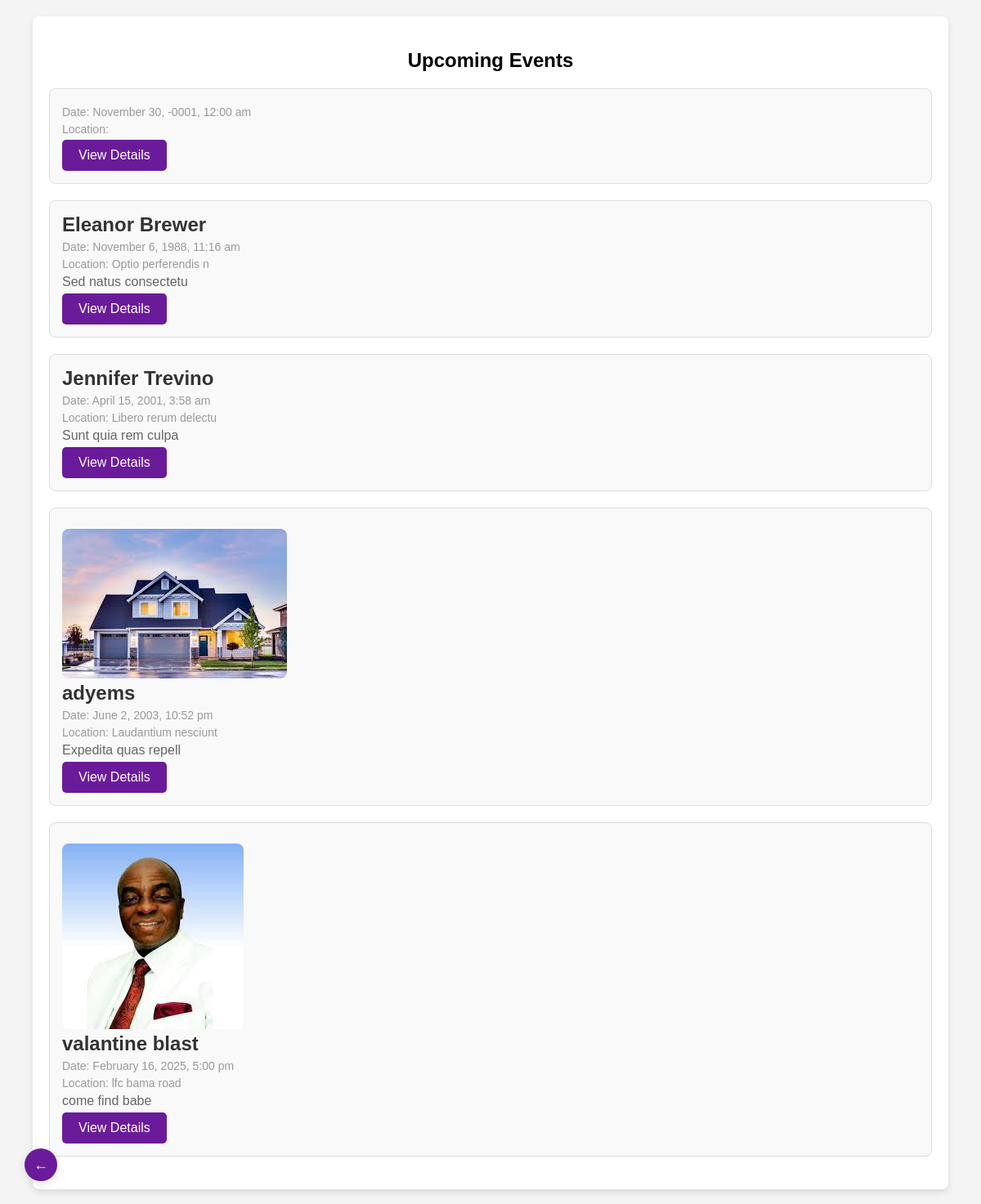
/dashboard/events.php, run on the app's committed database.
### tables this page shows
CREATE TABLE `events` (
  `event_id` int(11) NOT NULL,
  `event_name` varchar(255) NOT NULL,
  `event_description` text NOT NULL,
  `event_date` datetime NOT NULL,
  `event_location` varchar(255) NOT NULL,
  `created_at` timestamp NOT NULL DEFAULT current_timestamp(),
  `updated_at` timestamp NOT NULL DEFAULT current_timestamp() ON UPDATE current_timestamp(),
  `event_image` varchar(255) DEFAULT NULL
);

### dashboard/events.php (the view, shortened to what this page needs)
<?php
$conn = new mysqli('localhost', 'unimaid9_unimaidresources', '#adyems123AD', 'unimaid9_unimaidresources');
$sql_events = "SELECT * FROM events ORDER BY event_date ASC";
$result_events = $conn->query($sql_events);
?>
<!DOCTYPE html>
<html lang="en">
<head>
</head>
<body>
    <div class="container">
        <h2>Upcoming Events</h2>
        <div class="event-list">
            <?php
            if ($result_events->num_rows > 0) {
                while ($event = $result_events->fetch_assoc()) {
                    $event_date = date('F j, Y, g:i a', strtotime($event['event_date']));
                    echo '<div class="event-item">';
                    if ($event['event_image']) {
                        echo '<img src="http://localhost/unimaidconnect/admin/' . htmlspecialchars($event['event_image']) . '" alt="Event Image">';
                    }
                    echo '<h4>' . htmlspecialchars($event['event_name']) . '</h4>';
                    echo '<p class="event-date">Date: ' . $event_date . '</p>';
                    echo '<p class="event-location">Location: ' . htmlspecialchars($event['event_location']) . '</p>';
                    echo '<p>' . htmlspecialchars($event['event_description']) . '</p>';
                    echo '<a href="event_details.php?event_id=' . $event['event_id'] . '" class="btn">View Details</a>';
                    echo '</div>';
                }
            } else {
                echo '<p>No upcoming events found.</p>';
            }
            ?>
        </div>
    </div>
    <div class="back-button-container">
        <a href="dashboard.php" class="back-button" aria-label="Back to dashboard">←</a>
    </div>
</body>
</html>

### dashboard/events.php (style rules this page uses)
body { font-family: Arial, sans-serif; background-color: #f4f4f4; margin: 0; padding: 0; }
.container { width: 90%; margin: 20px auto; padding: 20px; background-color: white; border-radius: 8px; box-shadow: 0 4px 8px rgba(0, 0, 0, 0.1); }
h2 { text-align: center; margin-bottom: 20px; }
.event-item { border: 1px solid #ddd; padding: 15px; margin-bottom: 20px; border-radius: 8px; background-color: #f9f9f9; }
.event-item h4 { margin: 0; font-size: 24px; color: #333; }
.event-item p { margin: 5px 0; font-size: 16px; color: #666; }
.event-item .event-date, .event-item .event-location { font-size: 14px; color: #999; }
.event-item img { max-width: 100%; height: auto; margin-top: 10px; border-radius: 8px; }
.btn { display: inline-block; padding: 10px 20px; background-color: #6a1b9a; color: white; border-radius: 5px; text-decoration: none; }
.back-button-container { position: fixed; bottom: 30px; left: 30px; z-index: 1000; }
.back-button { width: 40px; height: 40px; border-radius: 50%; background-color: #6a1b9a; color: white; display: flex; align-items: center; justify-content: center; font-size: 18px; text-decoration: none; box-shadow: 0 4px 12px rgba(0, 0, 0, 0.1); transition: all 0.3s ease; }

### data on the page
events: event_date "November 30, -0001, 12:00 am"
events: event_name "Eleanor Brewer", event_date "November 6, 1988, 11:16 am", event_location "Optio perferendis n", event_description "Sed natus consectetu"
events: event_name "Jennifer Trevino", event_date "April 15, 2001, 3:58 am", event_location "Libero rerum delectu", event_description "Sunt quia rem culpa"
events: event_image (picture), event_name "adyems", event_date "June 2, 2003, 10:52 pm", event_location "Laudantium nesciunt", event_description "Expedita quas repell"
events: event_image (picture), event_name "valantine blast", event_date "February 16, 2025, 5:00 pm", event_location "lfc bama road", event_description "come find babe"
